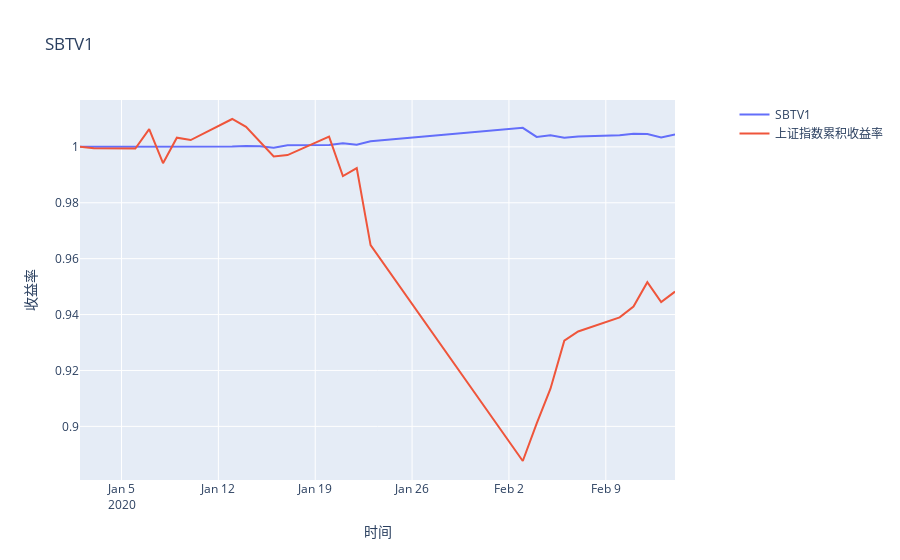

Notebook cell for this chart:
### Code cell
my_strat_plot = go.Scatter(
    x = track_record.index,
    y = track_record['sbtv1'],
    name = 'SBTV1'
)
 
    
mkt_plot = go.Scatter(
    x = track_record.index,
    y = track_record['sh_mkt'],
    name = '上证指数累积收益率'
)
    
layout = dict(title = 'SBTV1',
              xaxis = dict(title = '时间'), # 横轴坐标
              yaxis = dict(title = '收益率'), # 总轴坐标
              legend=dict(x=1.1,y=1) # 图例位置 
              )

data = [my_strat_plot, mkt_plot]

fig = dict(data=data, layout=layout)

py.iplot(fig)

### Figure 1 — Plotly figure (JSON) as saved in the notebook; plotly's stock layout.template omitted (floating-point values rounded to 4 significant figures)
{"data": [{"name": "SBTV1", "type": "scatter", "x": ["2020-01-02T00:00:00", "2020-01-03T00:00:00", "2020-01-06T00:00:00", "2020-01-07T00:00:00", "2020-01-08T00:00:00", "2020-01-09T00:00:00", "2020-01-10T00:00:00", "2020-01-13T00:00:00", "2020-01-14T00:00:00", "2020-01-15T00:00:00", "2020-01-16T00:00:00", "2020-01-17T00:00:00", "2020-01-20T00:00:00", "2020-01-21T00:00:00", "2020-01-22T00:00:00", "2020-01-23T00:00:00", "2020-02-03T00:00:00", "2020-02-04T00:00:00", "2020-02-05T00:00:00", "2020-02-06T00:00:00", "2020-02-07T00:00:00", "2020-02-10T00:00:00", "2020-02-11T00:00:00", "2020-02-12T00:00:00", "2020-02-13T00:00:00", "2020-02-14T00:00:00"], "y": [1, 1, 1, 1, 1.0, 1.0, 1.0, 1.0, 1.0, 1.0, 0.9997, 1.001, 1.001, 1.001, 1.001, 1.002, 1.007, 1.004, 1.004, 1.003, 1.004, 1.004, 1.005, 1.005, 1.003, 1.004]}, {"name": "上证指数累积收益率", "type": "scatter", "x": ["2020-01-02T00:00:00", "2020-01-03T00:00:00", "2020-01-06T00:00:00", "2020-01-07T00:00:00", "2020-01-08T00:00:00", "2020-01-09T00:00:00", "2020-01-10T00:00:00", "2020-01-13T00:00:00", "2020-01-14T00:00:00", "2020-01-15T00:00:00", "2020-01-16T00:00:00", "2020-01-17T00:00:00", "2020-01-20T00:00:00", "2020-01-21T00:00:00", "2020-01-22T00:00:00", "2020-01-23T00:00:00", "2020-02-03T00:00:00", "2020-02-04T00:00:00", "2020-02-05T00:00:00", "2020-02-06T00:00:00", "2020-02-07T00:00:00", "2020-02-10T00:00:00", "2020-02-11T00:00:00", "2020-02-12T00:00:00", "2020-02-13T00:00:00", "2020-02-14T00:00:00"], "y": [1, 0.9995, 0.9994, 1.006, 0.9941, 1.003, 1.002, 1.01, 1.007, 1.002, 0.9966, 0.9971, 1.004, 0.9896, 0.9924, 0.9649, 0.8876, 0.901, 0.9135, 0.9307, 0.9339, 0.939, 0.9429, 0.9516, 0.9444, 0.9482]}], "layout": {"legend": {"x": 1.1, "y": 1}, "title": {"text": "SBTV1"}, "xaxis": {"title": {"text": "时间"}}, "yaxis": {"title": {"text": "收益率"}}}}
